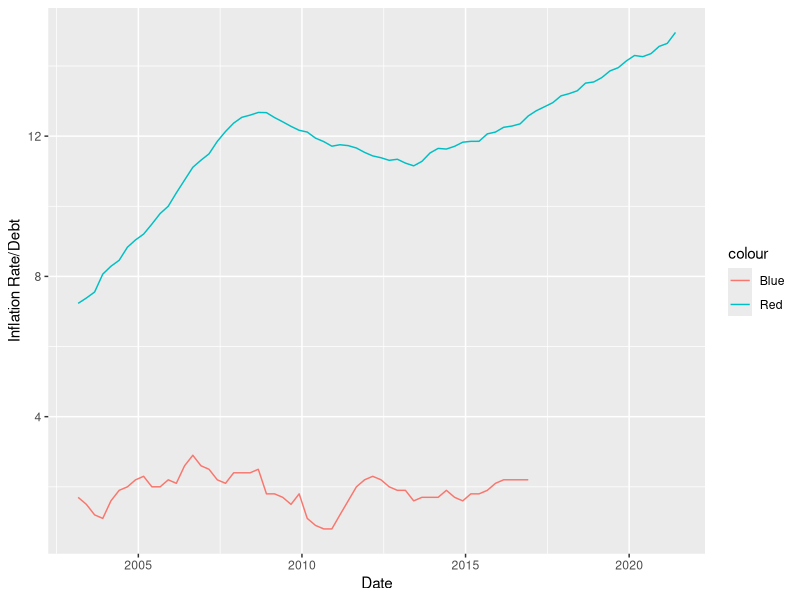

The R script that drew this image:
## ---- chunk 1
#| label: setup
#| warning: false
#| message: false

library(tidyverse)
library(ggplot2)
library(readxl)

knitr::opts_chunk$set(echo = TRUE, warning=FALSE, message=FALSE)
## ---- chunk 2

# Reading the Fed Data

fed_data <- read_csv("_data/FedFundsRate.csv")

head(fed_data)

# Reading the Debt Data

debt_data <- read_excel("_data/debt_in_trillions.xlsx")

head(debt_data)

## ---- chunk 3

# Creating the date column for the fed rate
date_col <- paste(fed_data$Year, fed_data$Month, fed_data$Day)

fed_data <- fed_data %>%
  mutate(Date = as.Date(date_col,format = "%Y %m %d"), .before=`Year`)

fed_data <- fed_data[-c(2, 3, 4)]

head(fed_data)

## ---- chunk 4

# Creating the date column for the debt table

debt_data[c('Year','Month')] <- str_split_fixed(debt_data$`Year and Quarter`, ':', 2)
debt_data <- debt_data[,c(9,10,1:8)]

# Changing the year to match
debt_data <- mutate(debt_data, 'Year'=paste('20',debt_data$Year, sep=''))
# Changing the month to match
debt_data$Month[debt_data$Month == 'Q1'] <- '3'
debt_data$Month[debt_data$Month == 'Q2'] <- '6'
debt_data$Month[debt_data$Month == 'Q3'] <- '9'
debt_data$Month[debt_data$Month == 'Q4'] <- '12'
# Adding in a day
debt_data <- debt_data %>% mutate(Day = 1, .after=Month)

# Formatting into Date
date_col <- paste(debt_data$Year, debt_data$Month, debt_data$Day)

debt_data <- debt_data %>%
  mutate(Date = as.Date(date_col,format = "%Y %m %d"), .before=`Year`)

debt_data <- debt_data[-c(2, 3, 4, 5)]

head(debt_data)


## ---- chunk 5

combined_data <- fed_data %>% right_join(debt_data, by = join_by(Date))

head(combined_data)

## ---- chunk 6

combined_data %>%
  ggplot(aes(Date)) +
  geom_line(aes(y = combined_data$Total, color='Red')) +
  geom_line(aes(y = combined_data$`Inflation Rate`, color='Blue')) +
  ylab("Inflation Rate/Debt")
